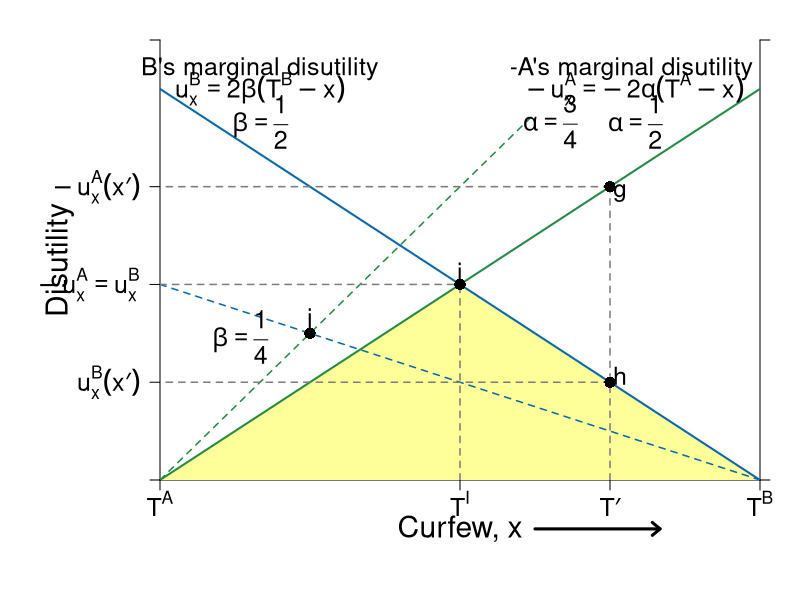

The R script that drew this image:
#Graph Designer: Simon Halliday, Scott Cohn
#Authors: Bowles and Halliday
#Title: Coordination, Conflict and Competition: A Text in Microeconomics

library(shape)
pdf(file = "what_can_markets_do/curfew_bargaining.pdf", width = 10, height = 8)

# Set parameters for graphics
axislabelsize <- 1.8
labelsize <- 1.5
namesize <- 1.8
annotatesize <- 1.5
graphlinewidth <- 2
segmentlinewidth <- 1.5

COL <- c("#7fc97f", "#beaed4", "#fdc086", "#ffff99", "#386cb0", "#f0027f", "#bf5b17", "#666666")
COLA <- c("#e0f3db", "#99d8c9","#66c2a4","#41ae76", "#238b45", "#005824")
COLB <- c("#c6dbef", "#4eb3d3", "#2b8cbe", "#0868ac","#084081")
COLC <- c("#fcfbfd", "#efedf5", "#dadaeb", "#bcbddc", "#9e9ac8", "#807dba", "#6a51a3", "#54278f", "#3f007d")
grays <- gray.colors(25, start = 1, end = 0, alpha = 1)

#Edited the margins to cater for the larger LHS labels
par(mar =  c(6, 8, 2, 2))

#proportion of wealth functions

MUb <- function(x, beta = 1/2, Tb = 9){
  2*beta*(Tb - x)
}

MUa <- function(x, alpha = 1/2, Ta = 3){
  -2*alpha*(Ta - x)
}


#Add limits on axes and levels of utility for each function 
ylims <- c(0, 6.75)
xlims <- c(3, 9)

npts <- 501 
x <- seq(xlims[1], xlims[2], length.out = npts)
y <- seq(ylims[1], ylims[2], length.out = npts) 

plot(0, 0, xlim = xlims, ylim = ylims, type = "n",
     xlab = expression(paste("")),
     ylab = expression(paste("")), 
     xaxt = "n", 
     yaxt = "n", 
     cex.lab = axislabelsize, 
     bty = "n", 
     xaxs = "i", 
     yaxs = "i"
)

#x and y limits with plain axes without ticks/numbers to match previous graph; y axes on both sides

ticksx <- c(3, 6, 7.5, 9)
xlabels <- c(expression(paste(T^A)), expression(paste(T^I)), expression(paste(T*minute)), expression(paste(T^B)))
ticksy <- c(0, MUa(x = 7.5), MUa(x = 6), MUb(x = 7.5), ylims[2])

ylabels <- c(NA, expression(paste(-u[x]^A*(x*minute))), expression(paste(-u[x]^A == u[x]^B)), expression(paste(u[x]^B*(x*minute))), NA)
ticksy2 <- c(ylims[1], ylims[2])
ylabels2 <- seq(from = 0, to = ylims[2], by = 10)
axis(1, at = ticksx,  pos = 0, labels = xlabels, cex.axis = labelsize)
axis(2, at = ticksy,  pos = 3, labels = ylabels, las = 1, cex.axis = labelsize)
axis(4, at = ticksy2, pos = 9, labels = FALSE, las = 1, cex.axis = labelsize)


#Disutility polygon
xrent <- c(3, 6, 9, 3)
yrent <- c(MUa(3), MUa(6), MUb(9), MUa(3))
polygon(xrent, yrent, col = COL[4], density = NULL, border = NA)


npts <- 503 
xx1 <- seq(xlims[1], xlims[2], length.out = npts)
xx2 <- seq(0, xlims[2], length.out = npts)
xx3 <- seq(xlims[1], 0, length.out = npts)
xx4 <- seq(-11, 0, length.out = npts)
xx5 <- seq(xlims[1], 0.75*xlims[2], length.out = npts)

#Axis labels and draw linear utility functions
text(6, -0.75, expression(paste("Curfew, x")), xpd = TRUE, cex = axislabelsize, srt = 0) 
#text(, side = 1, line = 2, cex = axislabelsize)
text(xlims[1] - 1, 0.5*ylims[2], expression(paste("Disutility")), xpd = TRUE, cex = axislabelsize, srt = 90) 

lines(xx1, MUb(xx1), col = COLB[4], lwd = graphlinewidth)
lines(xx1, MUa(xx1), col = COLA[5], lwd = graphlinewidth)
lines(xx5, MUa(xx5, alpha = 3/4), col = COLA[5], lwd = segmentlinewidth, lty = 2)
lines(xx1, MUb(xx1, beta = 1/4), col = COLB[4], lwd = segmentlinewidth, lty = 2)

#Label points on line

text(6, MUa(6) + 0.2, expression(paste(i)), cex = labelsize)
segments(6, 0, 6, MUa(6), lty = 2, col = grays[20], lwd = segmentlinewidth)
segments(0, MUa(6), 6, MUa(6), lty = 2, col = grays[20], lwd = segmentlinewidth)
points(6, MUa(6), pch = 16, col = "black", cex = 1.5)

text(7.5 + 0.1, MUa(7.5) - 0.1, expression(paste(g)), cex = labelsize)
segments(7.5, MUb(7.5), 0, MUb(7.5), lty = 2, col = grays[20], lwd = segmentlinewidth)
segments(7.5, MUa(7.5), 0, MUa(7.5), lty = 2, col = grays[20], lwd = segmentlinewidth)
segments(7.5, 0, 7.5, MUa(7.5), lty = 2, col = grays[20], lwd = segmentlinewidth)
points(7.5, MUb(7.5), pch = 16, col = "black", cex = 1.5)

text(7.5 + 0.1, MUb(7.5) + 0.1, expression(paste("h")), cex = labelsize)
points(7.5, MUa(7.5), pch = 16, col = "black", cex = 1.5)

text(4.5, MUb(4.5, beta = 1/4)  + 0.2, expression(paste(j)), cex = labelsize)
points(4.5, MUa(4.5, alpha = 3/4), pch = 16, col = "black", cex = 1.5)


#Label relevant points on axes

#text(20, -.9, expression(paste("x*")), xpd = TRUE, cex = labelsize)
#text(33, -.9, expression(paste("a"[x])), xpd = TRUE, cex = labelsize)

#text(-2, 33, expression(paste(-u[x]^B*(x*minute))),  xpd = TRUE, cex = labelsize)
#text(-2, 7, expression(paste(u[x]^A*(x*minute))),  xpd = TRUE, cex = labelsize)

text(4, 6.3, expression(paste("B's marginal disutility")), xpd = TRUE, cex = labelsize)
text(4, 6, expression(paste(u[x]^B == 2*beta*(T^B - x))), xpd = TRUE, cex = labelsize)
text(4, 5.5, expression(paste(beta == frac(1,2))), xpd = TRUE, cex = labelsize)
text(3.8, 2.2, expression(paste(beta == frac(1,4))), xpd = TRUE, cex = labelsize)


text(7.75, 6.3, expression(paste("-A's marginal disutility ")),  xpd = TRUE, cex = labelsize)
text(7.75, 6, expression(paste(-u[x]^A == -2*alpha*(T^A - x))),  xpd = TRUE, cex = labelsize)
text(7.75, 5.5, expression(paste(alpha == frac(1,2))), xpd = TRUE, cex = labelsize)
text(6.9, 5.5, expression(paste(alpha == frac(3,4))), xpd = TRUE, cex = labelsize)

#Axis arrow
arrows(6.75, -0.75, 8, -0.75, xpd = TRUE, length=0.1,angle=40,lwd=3)


dev.off()
